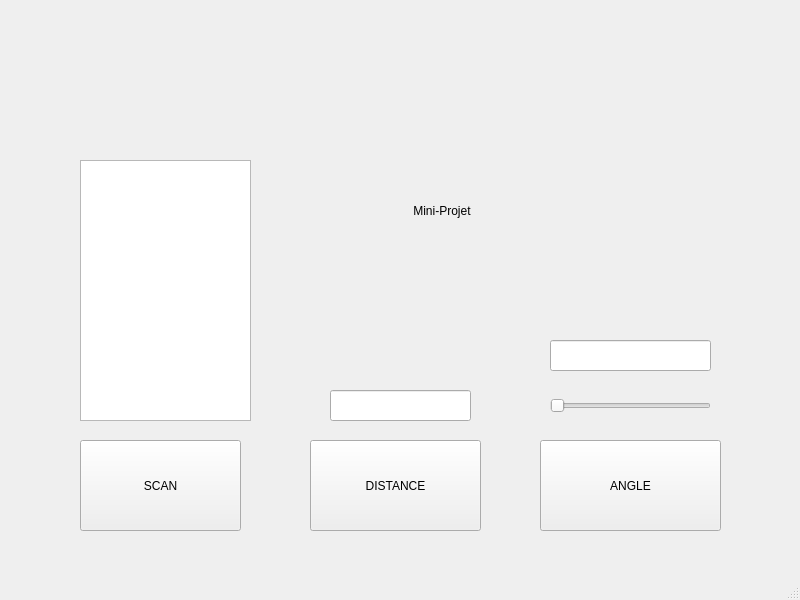
<?xml version="1.0" encoding="UTF-8"?>
<ui version="4.0">
 <class>MainWindow</class>
 <widget class="QMainWindow" name="MainWindow">
  <property name="geometry">
   <rect>
    <x>0</x>
    <y>0</y>
    <width>800</width>
    <height>600</height>
   </rect>
  </property>
  <property name="windowTitle">
   <string>MainWindow</string>
  </property>
  <widget class="QWidget" name="centralwidget">
   <widget class="QSlider" name="horizontalSlider">
    <property name="geometry">
     <rect>
      <x>550</x>
      <y>390</y>
      <width>161</width>
      <height>31</height>
     </rect>
    </property>
    <property name="orientation">
     <enum>Qt::Orientation::Horizontal</enum>
    </property>
   </widget>
   <widget class="QLineEdit" name="txtAngle">
    <property name="geometry">
     <rect>
      <x>550</x>
      <y>340</y>
      <width>161</width>
      <height>31</height>
     </rect>
    </property>
   </widget>
   <widget class="QPushButton" name="ButtonSendAngle">
    <property name="geometry">
     <rect>
      <x>540</x>
      <y>440</y>
      <width>181</width>
      <height>91</height>
     </rect>
    </property>
    <property name="text">
     <string>ANGLE</string>
    </property>
   </widget>
   <widget class="QPushButton" name="buttonDist">
    <property name="geometry">
     <rect>
      <x>310</x>
      <y>440</y>
      <width>171</width>
      <height>91</height>
     </rect>
    </property>
    <property name="text">
     <string>DISTANCE</string>
    </property>
   </widget>
   <widget class="QLineEdit" name="txtDist">
    <property name="geometry">
     <rect>
      <x>330</x>
      <y>390</y>
      <width>141</width>
      <height>31</height>
     </rect>
    </property>
   </widget>
   <widget class="QTextEdit" name="txtScanResult">
    <property name="geometry">
     <rect>
      <x>80</x>
      <y>160</y>
      <width>171</width>
      <height>261</height>
     </rect>
    </property>
   </widget>
   <widget class="QPushButton" name="ButtonScan">
    <property name="geometry">
     <rect>
      <x>80</x>
      <y>440</y>
      <width>161</width>
      <height>91</height>
     </rect>
    </property>
    <property name="text">
     <string>SCAN</string>
    </property>
   </widget>
   <widget class="QLabel" name="label">
    <property name="geometry">
     <rect>
      <x>410</x>
      <y>150</y>
      <width>91</width>
      <height>121</height>
     </rect>
    </property>
    <property name="text">
     <string> Mini-Projet</string>
    </property>
   </widget>
  </widget>
  <widget class="QMenuBar" name="menubar">
   <property name="geometry">
    <rect>
     <x>0</x>
     <y>0</y>
     <width>800</width>
     <height>22</height>
    </rect>
   </property>
  </widget>
  <widget class="QStatusBar" name="statusbar"/>
 </widget>
 <resources/>
 <connections/>
</ui>
